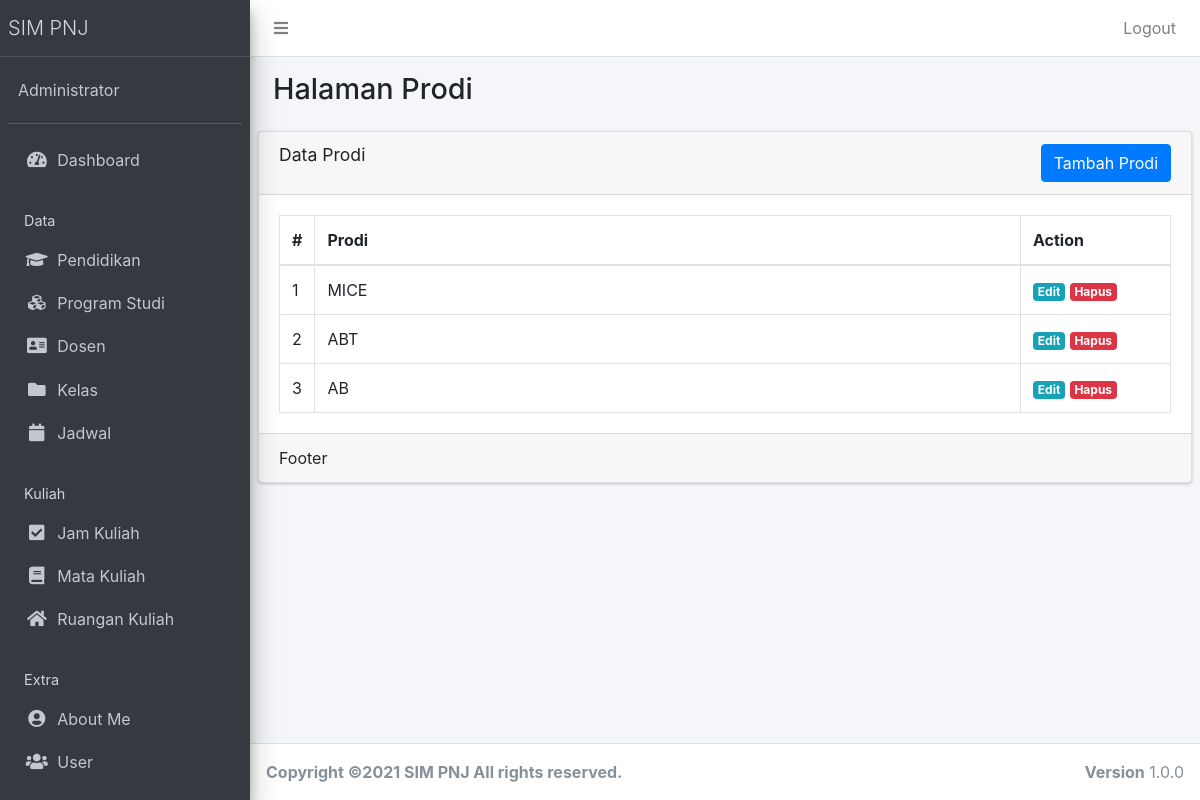
/public/prodi (signed in), run on an earlier commit of the app's database.
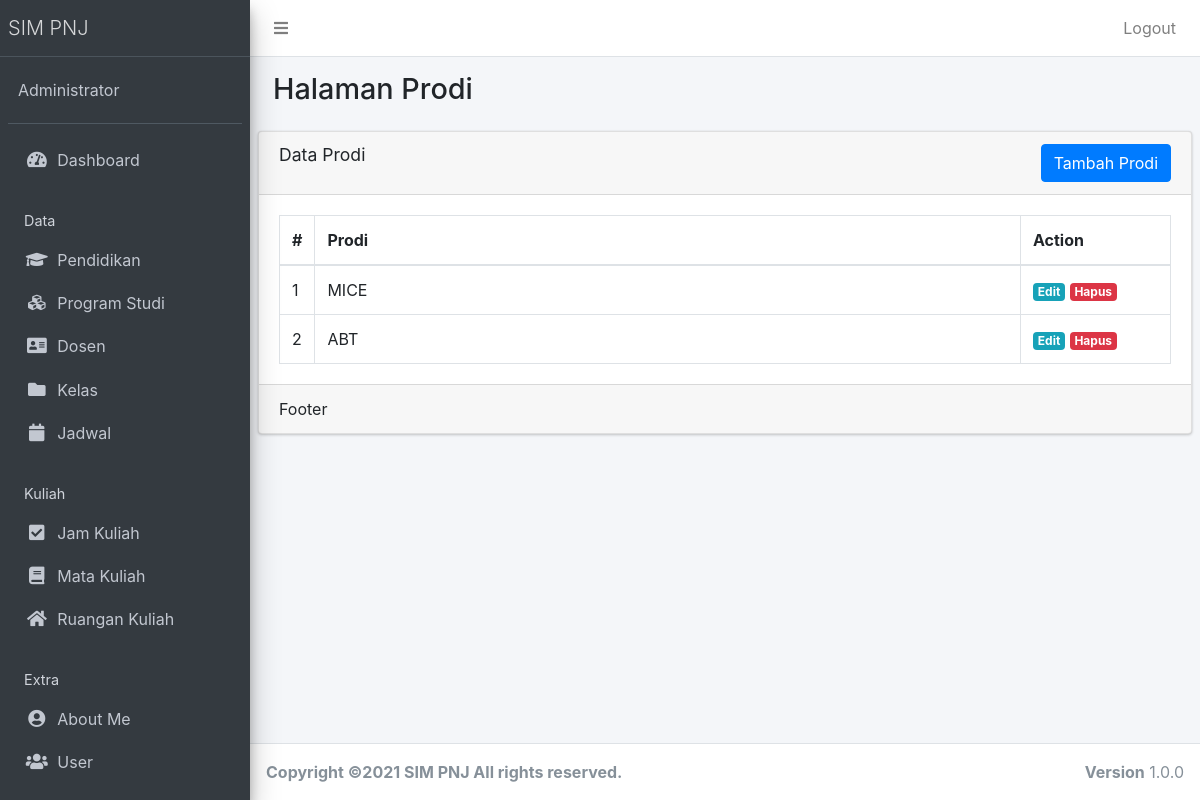
And on a later commit of the database.
### tables this page shows
CREATE TABLE `prodi` (
  `prodi_id` int(11) NOT NULL,
  `nama_prodi` varchar(35) NOT NULL
);

### app/core/Controller.php (called while the page is built, shortened)
<?php
class Controller{
	public function view($view, $data = [])
	{
		require_once '../app/views/' . $view . '.php';
	}
	public function model($model)
	{
		return new $model;
	}
}

### app/controllers/Prodi.php (called while the page is built, shortened)
<?php
class Prodi extends Controller {
	public function index()
{
		$data['title'] = 'Data Prodi';
		$data['prodi'] = $this->model('ProdiModel')->getAllProdi();
		$this->view('prodi/index', $data);
	}
}

### app/core/App.php (called while the page is built, shortened)
<?php
class App{
	protected $method = 'index';
	protected $params = [];
	public function __construct(){
		$this->controller = new $this->controller;
		call_user_func_array([$this->controller, $this->method], $this->params);
	}
}

### public/index.php (called while the page is built, shortened)
<?php
$app = new App;

### app/core/Database.php (called while the page is built, shortened)
<?php
class Database{
	private $host = DB_HOST;
	private $user = DB_USER;
	private $pass = DB_PASS;
	private $dbnm = DB_NAME;
	private $dbh;
	private $stmt;
	public function __construct()
	{
		$dsn = 'mysql:host='. $this->host .';dbname='. $this->dbnm;
		$option = [
			PDO::ATTR_PERSISTENT => true,
			PDO::ATTR_ERRMODE => PDO::ERRMODE_EXCEPTION
		];
		try{
			$this->dbh = new PDO($dsn,$this->user,$this->pass, $option);
		}catch(PDOException $e){
			die($e->getMessage());
		}
	}
	public function query($query)
	{
		$this->stmt = $this->dbh->prepare($query);
	}
	public function execute()
	{
		$this->stmt->execute();
	}
	public function resultSet()
	{
		$this->execute();
		return $this->stmt->fetchAll(PDO::FETCH_ASSOC);
	}
}

### app/models/ProdiModel.php (called while the page is built, shortened)
<?php
class ProdiModel {
	private $table = 'prodi';
	private $db;
	public function __construct()
	{
		$this->db = new Database;
	}
	public function getAllProdi()
	{
		$this->db->query('SELECT * FROM ' . $this->table);
		return $this->db->resultSet();
	}
}

### app/views/prodi/index.php (the view, shortened to what this page needs)
  <div class="content-wrapper">
    <section class="content-header">
      <div class="container-fluid">
        <div class="row mb-2">
          <div class="col-sm-6">
            <h1>Halaman Prodi</h1>
          </div>
        </div>
      </div>
    </section>
    <section class="content">
<div class="row">
    <div class="col-sm-12">
    </div>
  </div>
      <div class="card">
        <div class="card-header">
          <h3 class="card-title"><?= $data['title'] ?></h3> <a href="<?= base_url; ?>/prodi/tambah" class="btn float-right btn-xs btn btn-primary">Tambah Prodi</a>
        </div>
        <div class="card-body">
          <table class="table table-bordered">
                  <thead>
                    <tr>
                      <th style="width: 10px">#</th>
                      <th>Prodi</th>
                      <th style="width: 150px">Action</th>
                    </tr>
                  </thead>
                  <tbody>
                  <?php $no=1; ?>
                    <?php foreach ($data['prodi'] as $row) :?>
                    <tr>
                      <td><?= $no; ?></td>
                      <td><?= $row['nama_prodi'];?></td>
                      <td>
                        <a href="<?= base_url; ?>/prodi/edit/<?= $row['prodi_id'] ?>" class="badge badge-info ">Edit</a> <a href="<?= base_url; ?>/prodi/hapus/<?= $row['prodi_id'] ?>" class="badge badge-danger" onclick="return confirm('Hapus data?');">Hapus</a>
                      </td>
                    </tr>
                    <?php $no++; endforeach; ?>
                  </tbody>
                </table>
        </div>
        <div class="card-footer">
          Footer
        </div>
      </div>
    </section>
  </div>

What changed in the data, as far as the page shows it:
removed prodi: nama_prodi "AB"
